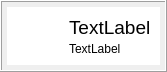
<?xml version="1.0" encoding="UTF-8"?>
<ui version="4.0">
 <class>TaskGroupCell</class>
 <widget class="QWidget" name="TaskGroupCell">
  <property name="geometry">
   <rect>
    <x>0</x>
    <y>0</y>
    <width>161</width>
    <height>69</height>
   </rect>
  </property>
  <property name="windowTitle">
   <string>Form</string>
  </property>
  <property name="styleSheet">
   <string notr="true"/>
  </property>
  <layout class="QGridLayout" name="gridLayout">
   <property name="margin">
    <number>0</number>
   </property>
   <item row="0" column="0">
    <widget class="QFrame" name="frame_2">
     <property name="frameShape">
      <enum>QFrame::Box</enum>
     </property>
     <property name="frameShadow">
      <enum>QFrame::Raised</enum>
     </property>
     <layout class="QGridLayout" name="gridLayout_3">
      <property name="margin">
       <number>5</number>
      </property>
      <item row="0" column="0">
       <widget class="QFrame" name="frame">
        <property name="styleSheet">
         <string notr="true">background-color: white;</string>
        </property>
        <property name="frameShadow">
         <enum>QFrame::Raised</enum>
        </property>
        <layout class="QGridLayout" name="gridLayout_2">
         <property name="leftMargin">
          <number>15</number>
         </property>
         <property name="horizontalSpacing">
          <number>15</number>
         </property>
         <property name="verticalSpacing">
          <number>3</number>
         </property>
         <item row="0" column="0" rowspan="2">
          <widget class="QLabel" name="lblImage">
           <property name="minimumSize">
            <size>
             <width>32</width>
             <height>32</height>
            </size>
           </property>
           <property name="maximumSize">
            <size>
             <width>32</width>
             <height>32</height>
            </size>
           </property>
           <property name="text">
            <string/>
           </property>
           <property name="pixmap">
            <pixmap resource="../../../../r.qrc">:/apps/folder.png</pixmap>
           </property>
           <property name="scaledContents">
            <bool>true</bool>
           </property>
          </widget>
         </item>
         <item row="0" column="1">
          <widget class="QLabel" name="lblTitle">
           <property name="styleSheet">
            <string notr="true">font-size: 14pt;</string>
           </property>
           <property name="text">
            <string>TextLabel</string>
           </property>
          </widget>
         </item>
         <item row="1" column="1">
          <widget class="QLabel" name="lblDescription">
           <property name="text">
            <string>TextLabel</string>
           </property>
           <property name="wordWrap">
            <bool>true</bool>
           </property>
          </widget>
         </item>
        </layout>
       </widget>
      </item>
     </layout>
    </widget>
   </item>
  </layout>
 </widget>
 <resources>
  <include location="../../../../r.qrc"/>
 </resources>
 <connections/>
</ui>
